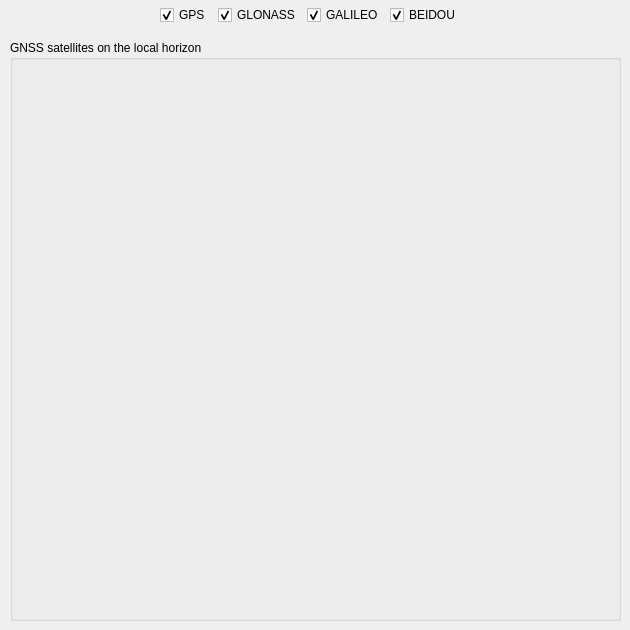
<?xml version="1.0" encoding="UTF-8"?>
<ui version="4.0">
 <class>GNSSAzElWindow</class>
 <widget class="QMainWindow" name="GNSSAzElWindow">
  <property name="geometry">
   <rect>
    <x>0</x>
    <y>0</y>
    <width>630</width>
    <height>630</height>
   </rect>
  </property>
  <property name="windowTitle">
   <string>GNSS Azimuth-Elevation View</string>
  </property>
  <widget class="QWidget" name="centralwidget">
   <widget class="QWidget" name="gridLayoutWidget">
    <property name="geometry">
     <rect>
      <x>160</x>
      <y>0</y>
      <width>301</width>
      <height>31</height>
     </rect>
    </property>
    <layout class="QGridLayout" name="gridLayout">
     <item row="0" column="0">
      <layout class="QHBoxLayout" name="horizontalLayout_2">
       <property name="sizeConstraint">
        <enum>QLayout::SetFixedSize</enum>
       </property>
       <item>
        <widget class="QCheckBox" name="checkBoxGPS">
         <property name="acceptDrops">
          <bool>false</bool>
         </property>
         <property name="text">
          <string>GPS</string>
         </property>
         <property name="checked">
          <bool>true</bool>
         </property>
        </widget>
       </item>
       <item>
        <widget class="QCheckBox" name="checkBoxGLONASS">
         <property name="text">
          <string>GLONASS</string>
         </property>
         <property name="checked">
          <bool>true</bool>
         </property>
        </widget>
       </item>
       <item>
        <widget class="QCheckBox" name="checkBoxGALILEO">
         <property name="text">
          <string>GALILEO</string>
         </property>
         <property name="checked">
          <bool>true</bool>
         </property>
        </widget>
       </item>
       <item>
        <widget class="QCheckBox" name="checkBoxBEIDOU">
         <property name="text">
          <string>BEIDOU</string>
         </property>
         <property name="checked">
          <bool>true</bool>
         </property>
        </widget>
       </item>
      </layout>
     </item>
    </layout>
   </widget>
   <widget class="QGroupBox" name="groupBox">
    <property name="geometry">
     <rect>
      <x>10</x>
      <y>40</y>
      <width>611</width>
      <height>581</height>
     </rect>
    </property>
    <property name="title">
     <string>GNSS satellites on the local horizon</string>
    </property>
    <widget class="QWidget" name="verticalLayoutWidget">
     <property name="geometry">
      <rect>
       <x>10</x>
       <y>20</y>
       <width>591</width>
       <height>551</height>
      </rect>
     </property>
     <layout class="QVBoxLayout" name="verticalLayout"/>
    </widget>
   </widget>
  </widget>
 </widget>
 <resources/>
 <connections/>
 <slots>
  <slot>slot1()</slot>
 </slots>
</ui>
